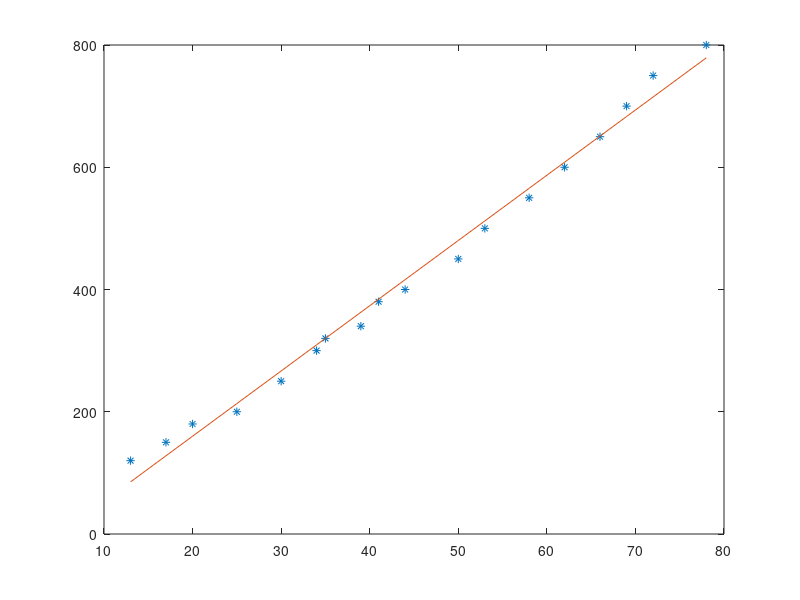

MATLAB code to generate this figure:

q=[120 150 180 200 250 300 320 340 380 400 450 500 550 600 650 700 750 800];
h=[13 17 20 25 30 34 35 39 41 44 50 53 58 62 66 69 72 78];

A=[sum(h.^2) sum(h);
    sum(h)  length(h)];
                               %metoda celor mai mici patrate
B=[sum(h.*q); sum(q)];
x=(A^(-1))*B;

a=x(1); b=x(2);
y_aprox=a*h+b;

plot(h,q,'*');
hold on
plot(h,y_aprox);